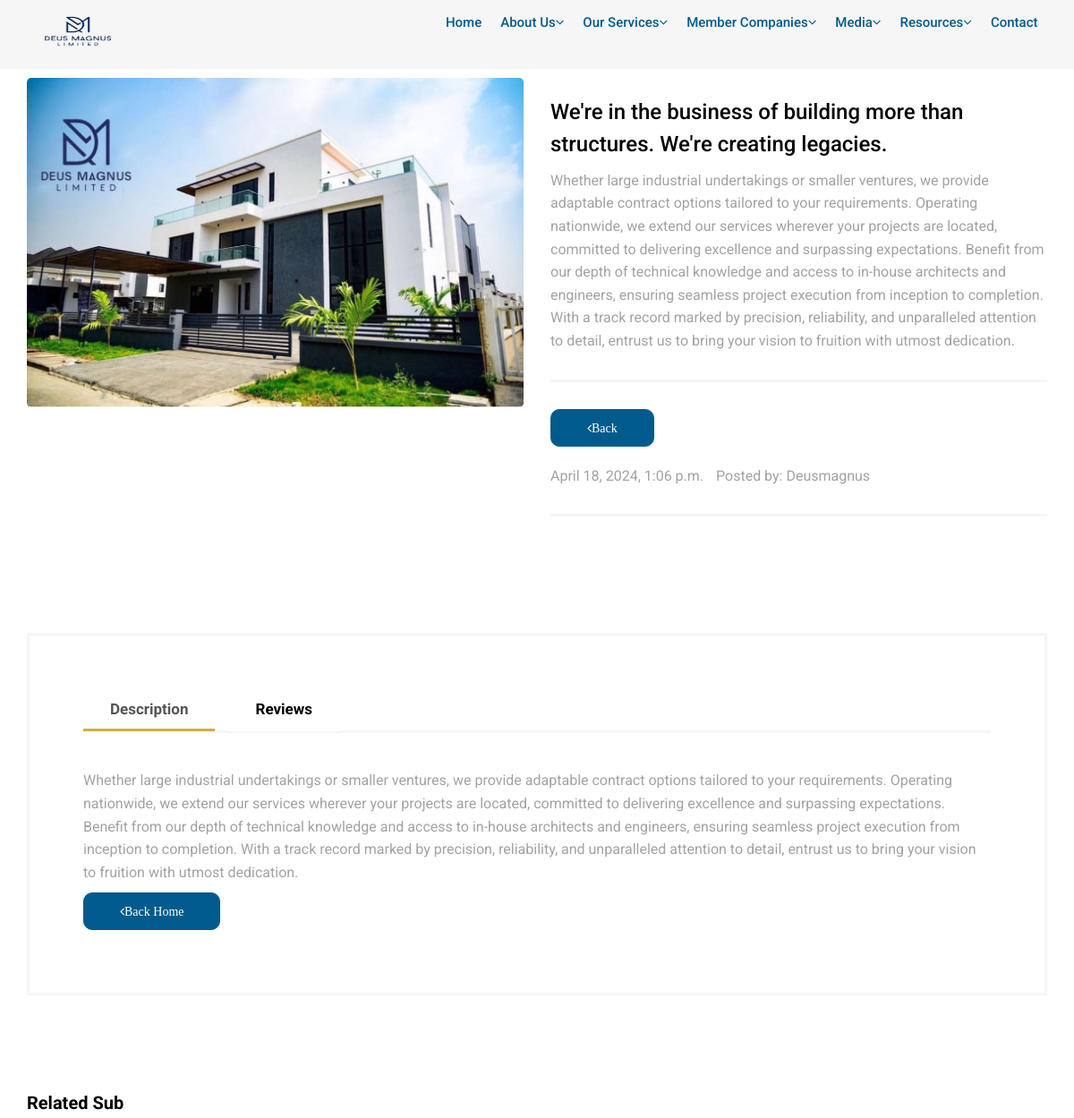
The page /article2/1/ (upper part) on the database as committed earlier.
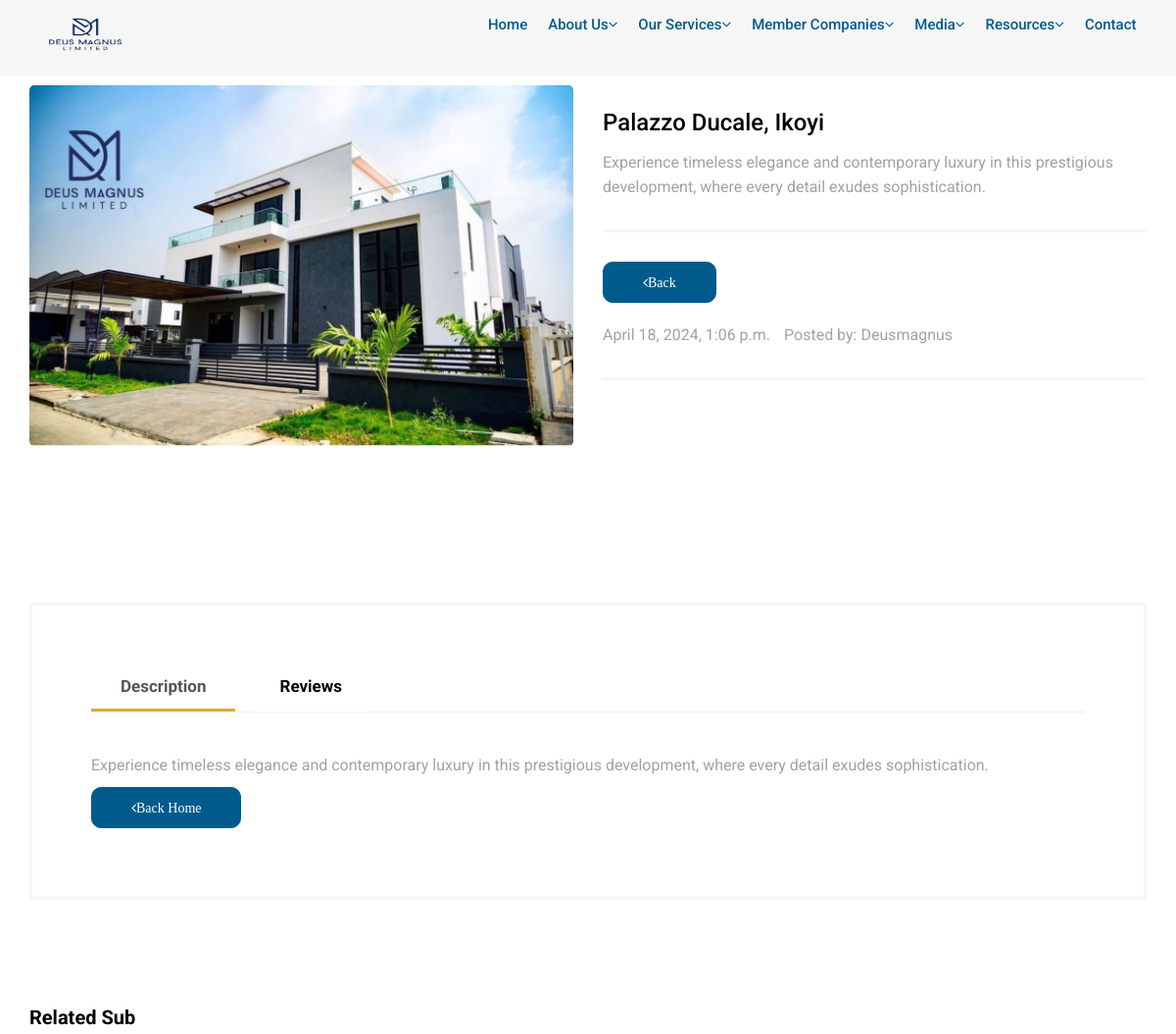
The same page on the database as committed later.
### deus_magnus/models.py (models this page shows, shortened)
class SecondDeusMagnusMainPicturePost(models.Model):
    second_deus_magnus_title = models.CharField(max_length=255, blank=True, null=True)
    second_deus_magnus_description = models.TextField()
    second_deus_magnus_slug = models.SlugField (max_length=255,blank=True, null=True)
    second_deus_magnus_img = models.ImageField(upload_to='images/')
    second_deus_magnus_publish_date = models.DateTimeField (auto_now_add= True)
    second_deus_magnus_author = models.ForeignKey(User, on_delete=models.CASCADE)
    class Meta:
        ordering =['second_deus_magnus_publish_date']

### deus_magnus/views.py (the view, shortened to what this page needs)
# urls.py: path('article2/<int:pk>/', SecondConstructionDetailViewArticleDetailView.as_view(), name="second_detail"),
class SecondConstructionDetailViewArticleDetailView(DetailView):
    model = SecondDeusMagnusMainPicturePost
    template_name = 'deus_magnus/second_article_detail.html'
    context_object_name = 'second_construction'
    def get_context_data(self, **kwargs):
        context = super().get_context_data(**kwargs)
        context['subs'] = SubPicture_1.objects.all()
        return context

### templates/deus_magnus/second_article_detail.html (shortened to what this page needs)
{% extends "base.html" %}
{% load static %}
{% block content%}
<br><br><br>
<section class="section">
    <div class="container">
        <div class=" ">
            <div class="row">
                <div class="col-md-6 shop-media">
                    <div class="row">
                        <div class="col-md-12">
                            <div class="image-wrap entry">
                                {% if object.second_deus_magnus_img %}
                                <img src="{{ object.second_deus_magnus_img.url }}"style="border-radius:5px;" alt="" class="img-responsive">
                                {% endif %}
                            </div>
                        </div>
                    </div>
                </div>
                <div class="col-md-6">
                    <div class="shop-desc">
                        <h3>{{ object.second_deus_magnus_title }}</h3>
                        <p>{{ object.second_deus_magnus_description }}</p>
                        <div class="shop-meta">
                                <a href=""onclick="history.back(); return false;" class="btn btn-primary"style="border-radius: 10px;"><i class="fa fa-angle-left">Back</i></a>
                            <ul class="list-inline">
                                <li>{{ object.second_deus_magnus_publish_date }}</li>
                                <li>Posted by: Deusmagnus</li>
                            </ul>
                        </div>
                    </div>
                </div>
            </div>
            <div class="row">
                <div class="col-md-12">
                    <div class="shop-extra">
                        <ul class="nav nav-tabs">
                            <li class="active"><a data-toggle="tab" href="#home">Description</a></li>
                            <li><a data-toggle="tab" href="#menu2">Reviews</a></li>
                        </ul>
                        <div class="tab-content">
                            <div id="home" class="tab-pane fade in active">
                                <p>{{ object.second_deus_magnus_description }}</p>
                                <a href="{% url 'home' %}" class="btn btn-primary"style="border-radius: 10px;"><i class="fa fa-angle-left">Back Home</i></a>
                            </div>
                        </div>
                    </div>
                </div>
            </div>
            <div class="related-products">
                <div class="text-widget">
                    <h3>Related Sub</h3>
                </div>
        </div>
    </div>
</section>
{% endblock %}

Rows that differ between the two databases and show on the page:
changed SecondDeusMagnusMainPicturePost: second_deus_magnus_title "We're in the business of building more than structures. We're creating legacies." → "Palazzo Ducale, Ikoyi"; second_deus_magnus_description "Whether large industrial undertakings or smaller ventures, we provide adaptable contract options tailored to your requirements. Operating nationwide, we extend our services wherever your projects are located, committed to delivering excellence and surpassing expectations. Benefit from our depth of technical knowledge and access to in-house architects and engineers, ensuring seamless project execution from inception to completion. With a track record marked by precision, reliability, and unparalleled attention to detail, entrust us to bring your vision to fruition with utmost dedication." → "Experience timeless elegance and contemporary luxury in this prestigious development, where every detail exudes sophistication."
